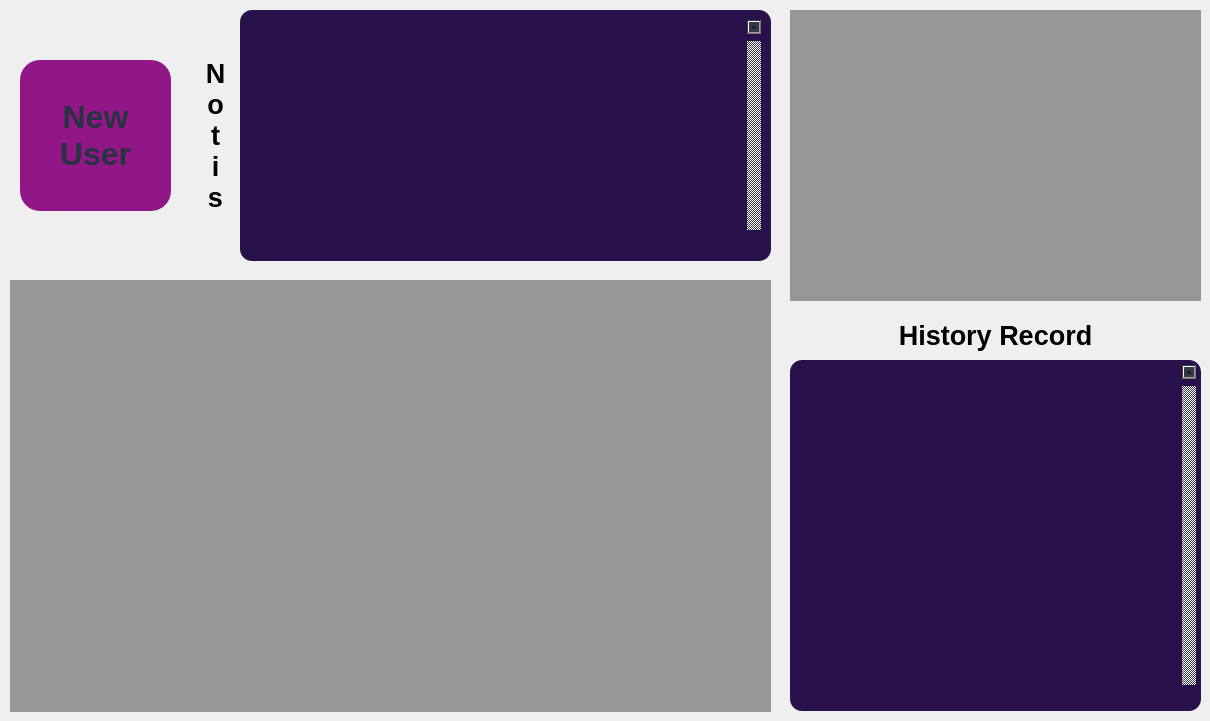
      <widget class="QWidget" name="home_page">
       <widget class="QLabel" name="rgb_frame">
        <property name="enabled">
         <bool>true</bool>
        </property>
        <property name="geometry">
         <rect>
          <x>10</x>
          <y>280</y>
          <width>761</width>
          <height>432</height>
         </rect>
        </property>
        <property name="styleSheet">
         <string notr="true">
background-color: rgb(150, 150, 150);</string>
        </property>
        <property name="text">
         <string/>
        </property>
        <property name="alignment">
         <set>Qt::AlignCenter</set>
        </property>
       </widget>
       <widget class="QLabel" name="thremal_frame">
        <property name="geometry">
         <rect>
          <x>790</x>
          <y>10</y>
          <width>411</width>
          <height>291</height>
         </rect>
        </property>
        <property name="styleSheet">
         <string notr="true">
background-color: rgb(150, 150, 150);</string>
        </property>
        <property name="text">
         <string/>
        </property>
       </widget>
       <widget class="QPushButton" name="register_button">
        <property name="geometry">
         <rect>
          <x>20</x>
          <y>60</y>
          <width>151</width>
          <height>151</height>
         </rect>
        </property>
        <property name="minimumSize">
         <size>
          <width>150</width>
          <height>30</height>
         </size>
        </property>
        <property name="font">
         <font>
          <family>Segoe UI</family>
          <pointsize>24</pointsize>
          <weight>75</weight>
          <bold>true</bold>
         </font>
        </property>
        <property name="styleSheet">
         <string notr="true">QPushButton {
	border-radius: 20px;	
	background-color: #901785;
	color: #293241;
}
QPushButton:hover {
	background-color:#531463;
}
QPushButton:pressed {	
	background-color: #531463;
}</string>
        </property>
        <property name="text">
         <string>New
User</string>
        </property>
        <property name="icon">
         <iconset>
          <normaloff>icons/24x24/cil-user-follow.png</normaloff>icons/24x24/cil-user-follow.png</iconset>
        </property>
        <property name="iconSize">
         <size>
          <width>24</width>
          <height>24</height>
         </size>
        </property>
       </widget>
       <widget class="QTableWidget" name="notifications">
        <property name="geometry">
         <rect>
          <x>240</x>
          <y>10</y>
          <width>531</width>
          <height>251</height>
         </rect>
        </property>
        <property name="sizePolicy">
         <sizepolicy hsizetype="Expanding" vsizetype="Expanding">
          <horstretch>0</horstretch>
          <verstretch>0</verstretch>
         </sizepolicy>
        </property>
        <property name="palette">
         <palette>
          <active>
           <colorrole role="WindowText">
            <brush brushstyle="SolidPattern">
             <color alpha="255">
              <red>255</red>
              <green>255</green>
              <blue>255</blue>
             </color>
            </brush>
           </colorrole>
           <colorrole role="Button">
            <brush brushstyle="SolidPattern">
             <color alpha="255">
              <red>41</red>
              <green>17</green>
              <blue>76</blue>
             </color>
            </brush>
           </colorrole>
           <colorrole role="Text">
            <brush brushstyle="SolidPattern">
             <color alpha="255">
              <red>255</red>
              <green>255</green>
              <blue>255</blue>
             </color>
            </brush>
           </colorrole>
           <colorrole role="ButtonText">
            <brush brushstyle="SolidPattern">
             <color alpha="255">
              <red>255</red>
              <green>255</green>
              <blue>255</blue>
             </color>
            </brush>
           </colorrole>
           <colorrole role="Base">
            <brush brushstyle="SolidPattern">
             <color alpha="255">
              <red>41</red>
              <green>17</green>
              <blue>76</blue>
             </color>
            </brush>
           </colorrole>
           <colorrole role="Window">
            <brush brushstyle="SolidPattern">
             <color alpha="255">
              <red>41</red>
              <green>17</green>
              <blue>76</blue>
             </color>
            </brush>
           </colorrole>
           <!-- <colorrole role="PlaceholderText">
            <brush brushstyle="NoBrush">
             <color alpha="128">
              <red>255</red>
              <green>255</green>
              <blue>255</blue>
             </color>
            </brush>
           </colorrole> -->
          </active>
          <inactive>
           <colorrole role="WindowText">
            <brush brushstyle="SolidPattern">
             <color alpha="255">
              <red>255</red>
              <green>255</green>
              <blue>255</blue>
             </color>
            </brush>
           </colorrole>
           <colorrole role="Button">
            <brush brushstyle="SolidPattern">
             <color alpha="255">
              <red>41</red>
              <green>17</green>
              <blue>76</blue>
             </color>
            </brush>
           </colorrole>
           <colorrole role="Text">
            <brush brushstyle="SolidPattern">
             <color alpha="255">
              <red>255</red>
              <green>255</green>
              <blue>255</blue>
             </color>
            </brush>
           </colorrole>
           <colorrole role="ButtonText">
            <brush brushstyle="SolidPattern">
             <color alpha="255">
              <red>255</red>
              <green>255</green>
              <blue>255</blue>
             </color>
            </brush>
           </colorrole>
           <colorrole role="Base">
            <brush brushstyle="SolidPattern">
             <color alpha="255">
              <red>41</red>
              <green>17</green>
              <blue>76</blue>
             </color>
            </brush>
           </colorrole>
           <colorrole role="Window">
            <brush brushstyle="SolidPattern">
             <color alpha="255">
              <red>41</red>
              <green>17</green>
              <blue>76</blue>
             </color>
            </brush>
           </colorrole>
           <!-- <colorrole role="PlaceholderText">
            <brush brushstyle="NoBrush">
             <color alpha="128">
              <red>255</red>
              <green>255</green>
              <blue>255</blue>
             </color>
            </brush>
           </colorrole> -->
          </inactive>
          <disabled>
           <colorrole role="WindowText">
            <brush brushstyle="SolidPattern">
             <color alpha="255">
              <red>255</red>
              <green>255</green>
              <blue>255</blue>
             </color>
            </brush>
           </colorrole>
           <colorrole role="Button">
            <brush brushstyle="SolidPattern">
             <color alpha="255">
              <red>41</red>
              <green>17</green>
              <blue>76</blue>
             </color>
            </brush>
           </colorrole>
           <colorrole role="Text">
            <brush brushstyle="SolidPattern">
             <color alpha="255">
              <red>255</red>
              <green>255</green>
              <blue>255</blue>
             </color>
            </brush>
           </colorrole>
           <colorrole role="ButtonText">
            <brush brushstyle="SolidPattern">
             <color alpha="255">
              <red>255</red>
              <green>255</green>
              <blue>255</blue>
             </color>
            </brush>
           </colorrole>
           <colorrole role="Base">
            <brush brushstyle="SolidPattern">
             <color alpha="255">
              <red>41</red>
              <green>17</green>
              <blue>76</blue>
             </color>
            </brush>
           </colorrole>
           <colorrole role="Window">
            <brush brushstyle="SolidPattern">
             <color alpha="255">
              <red>41</red>
              <green>17</green>
              <blue>76</blue>
             </color>
            </brush>
           </colorrole>
           <!-- <colorrole role="PlaceholderText">
            <brush brushstyle="NoBrush">
             <color alpha="128">
              <red>255</red>
              <green>255</green>
              <blue>255</blue>
             </color>
            </brush>
           </colorrole> -->
          </disabled>
         </palette>
        </property>
        <property name="styleSheet">
         <string notr="true">QTableWidget {	
	background-color: #29114C;
	padding: 10px;
	border-radius: 12px;
	gridline-color: rgb(255, 255, 255);
	color: rgb(255, 255, 255);
}
QTableWidget::item{
	border-color: rgb(44, 49, 60);
	padding-left: 5px;
	padding-right: 5px;
	gridline-color: rgb(44, 49, 60);
}
QTableWidget::item:selected{
	background-color: rgb(85, 170, 255);
}
QScrollBar:horizontal {
    border: none;
    background: rgb(52, 59, 72);
    height: 14px;
    margin: 0px 18px 0 21px;
	border-radius: 0px;
}
 QScrollBar:vertical {
	border: none;
    background: rgb(52, 59, 72);
    width: 14px;
    margin: 21px 0 21px 0;
	border-radius: 0px;
 }
QHeaderView::section{
	Background-color: rgb(39, 44, 54);
	max-width: 30px;
	border: 1px solid rgb(44, 49, 60);
	border-style: none;
    border-bottom: 1px solid rgb(44, 49, 60);
    border-right: 1px solid rgb(44, 49, 60);
}
QTableWidget::horizontalHeader {	
	background-color: rgb(81, 255, 0);
}
QHeaderView::section:horizontal
{
    border: 1px solid rgb(32, 34, 42);
	background-color: rgb(27, 29, 35);
	padding: 3px;
	border-top-left-radius: 7px;
    border-top-right-radius: 7px;
}
QHeaderView::section:vertical
{
    border: 1px solid rgb(44, 49, 60);
}
</string>
        </property>
        <property name="frameShape">
         <enum>QFrame::NoFrame</enum>
        </property>
        <property name="verticalScrollBarPolicy">
         <enum>Qt::ScrollBarAlwaysOn</enum>
        </property>
        <property name="sizeAdjustPolicy">
         <enum>QAbstractScrollArea::AdjustToContents</enum>
        </property>
        <property name="editTriggers">
         <set>QAbstractItemView::NoEditTriggers</set>
        </property>
        <property name="alternatingRowColors">
         <bool>false</bool>
        </property>
        <property name="selectionMode">
         <enum>QAbstractItemView::NoSelection</enum>
        </property>
        <property name="selectionBehavior">
         <enum>QAbstractItemView::SelectRows</enum>
        </property>
        <property name="showGrid">
         <bool>true</bool>
        </property>
        <property name="gridStyle">
         <enum>Qt::SolidLine</enum>
        </property>
        <property name="sortingEnabled">
         <bool>false</bool>
        </property>
        <property name="columnCount">
         <number>2</number>
        </property>
        <attribute name="horizontalHeaderVisible">
         <bool>false</bool>
        </attribute>
        <attribute name="horizontalHeaderCascadingSectionResizes">
         <bool>true</bool>
        </attribute>
        <attribute name="horizontalHeaderDefaultSectionSize">
         <number>200</number>
        </attribute>
        <attribute name="horizontalHeaderStretchLastSection">
         <bool>true</bool>
        </attribute>
        <attribute name="verticalHeaderVisible">
         <bool>false</bool>
        </attribute>
        <attribute name="verticalHeaderCascadingSectionResizes">
         <bool>false</bool>
        </attribute>
        <attribute name="verticalHeaderHighlightSections">
         <bool>false</bool>
        </attribute>
        <attribute name="verticalHeaderStretchLastSection">
         <bool>false</bool>
        </attribute>
        <column>
         <property name="text">
          <string>Notifications</string>
         </property>
         <property name="font">
          <font>
           <family>Segoe UI</family>
           <pointsize>18</pointsize>
           <weight>75</weight>
           <bold>true</bold>
          </font>
         </property>
         <property name="background">
          <color>
           <red>184</red>
           <green>184</green>
           <blue>184</blue>
          </color>
         </property>
        </column>
        <column>
         <property name="text">
          <string>time</string>
         </property>
        </column>
       </widget>
       <widget class="QLabel" name="label">
        <property name="geometry">
         <rect>
          <x>860</x>
          <y>320</y>
          <width>271</width>
          <height>31</height>
         </rect>
        </property>
        <property name="font">
         <font>
          <pointsize>20</pointsize>
          <weight>75</weight>
          <bold>true</bold>
         </font>
        </property>
        <property name="text">
         <string>History Record</string>
        </property>
        <property name="alignment">
         <set>Qt::AlignCenter</set>
        </property>
       </widget>
       <widget class="QLabel" name="label_2">
        <property name="geometry">
         <rect>
          <x>200</x>
          <y>50</y>
          <width>31</width>
          <height>171</height>
         </rect>
        </property>
        <property name="font">
         <font>
          <pointsize>20</pointsize>
          <weight>75</weight>
          <bold>true</bold>
         </font>
        </property>
        <property name="layoutDirection">
         <enum>Qt::LeftToRight</enum>
        </property>
        <property name="text">
         <string>N
o
t
i
s</string>
        </property>
        <property name="alignment">
         <set>Qt::AlignCenter</set>
        </property>
       </widget>
       <widget class="QTableWidget" name="history_record">
        <property name="geometry">
         <rect>
          <x>790</x>
          <y>360</y>
          <width>411</width>
          <height>351</height>
         </rect>
        </property>
        <property name="sizePolicy">
         <sizepolicy hsizetype="Expanding" vsizetype="Expanding">
          <horstretch>0</horstretch>
          <verstretch>0</verstretch>
         </sizepolicy>
        </property>
        <property name="palette">
         <palette>
          <active>
           <colorrole role="WindowText">
            <brush brushstyle="SolidPattern">
             <color alpha="255">
              <red>255</red>
              <green>255</green>
              <blue>255</blue>
             </color>
            </brush>
           </colorrole>
           <colorrole role="Button">
            <brush brushstyle="SolidPattern">
             <color alpha="255">
              <red>41</red>
              <green>17</green>
              <blue>76</blue>
             </color>
            </brush>
           </colorrole>
           <colorrole role="Text">
            <brush brushstyle="SolidPattern">
             <color alpha="255">
              <red>255</red>
              <green>255</green>
              <blue>255</blue>
             </color>
            </brush>
           </colorrole>
           <colorrole role="ButtonText">
            <brush brushstyle="SolidPattern">
             <color alpha="255">
              <red>255</red>
              <green>255</green>
              <blue>255</blue>
             </color>
            </brush>
           </colorrole>
           <colorrole role="Base">
            <brush brushstyle="SolidPattern">
             <color alpha="255">
              <red>41</red>
              <green>17</green>
              <blue>76</blue>
             </color>
            </brush>
           </colorrole>
           <colorrole role="Window">
            <brush brushstyle="SolidPattern">
             <color alpha="255">
              <red>41</red>
              <green>17</green>
              <blue>76</blue>
             </color>
            </brush>
           </colorrole>
           <!-- <colorrole role="PlaceholderText">
            <brush brushstyle="NoBrush">
             <color alpha="128">
              <red>255</red>
              <green>255</green>
              <blue>255</blue>
             </color>
            </brush>
           </colorrole> -->
          </active>
          <inactive>
           <colorrole role="WindowText">
            <brush brushstyle="SolidPattern">
             <color alpha="255">
              <red>255</red>
              <green>255</green>
              <blue>255</blue>
             </color>
            </brush>
           </colorrole>
           <colorrole role="Button">
            <brush brushstyle="SolidPattern">
             <color alpha="255">
              <red>41</red>
              <green>17</green>
              <blue>76</blue>
             </color>
            </brush>
           </colorrole>
           <colorrole role="Text">
            <brush brushstyle="SolidPattern">
             <color alpha="255">
              <red>255</red>
              <green>255</green>
              <blue>255</blue>
             </color>
            </brush>
           </colorrole>
           <colorrole role="ButtonText">
            <brush brushstyle="SolidPattern">
             <color alpha="255">
              <red>255</red>
              <green>255</green>
              <blue>255</blue>
             </color>
            </brush>
           </colorrole>
           <colorrole role="Base">
            <brush brushstyle="SolidPattern">
             <color alpha="255">
              <red>41</red>
              <green>17</green>
              <blue>76</blue>
             </color>
            </brush>
           </colorrole>
           <colorrole role="Window">
            <brush brushstyle="SolidPattern">
             <color alpha="255">
              <red>41</red>
              <green>17</green>
              <blue>76</blue>
             </color>
            </brush>
           </colorrole>
           <!-- <colorrole role="PlaceholderText">
            <brush brushstyle="NoBrush">
             <color alpha="128">
              <red>255</red>
              <green>255</green>
              <blue>255</blue>
             </color>
            </brush>
           </colorrole> -->
          </inactive>
          <disabled>
           <colorrole role="WindowText">
            <brush brushstyle="SolidPattern">
             <color alpha="255">
              <red>255</red>
              <green>255</green>
              <blue>255</blue>
             </color>
            </brush>
           </colorrole>
           <colorrole role="Button">
            <brush brushstyle="SolidPattern">
             <color alpha="255">
              <red>41</red>
              <green>17</green>
              <blue>76</blue>
             </color>
            </brush>
           </colorrole>
           <colorrole role="Text">
            <brush brushstyle="SolidPattern">
             <color alpha="255">
              <red>255</red>
              <green>255</green>
              <blue>255</blue>
             </color>
            </brush>
           </colorrole>
           <colorrole role="ButtonText">
            <brush brushstyle="SolidPattern">
             <color alpha="255">
              <red>255</red>
              <green>255</green>
              <blue>255</blue>
             </color>
            </brush>
           </colorrole>
           <colorrole role="Base">
            <brush brushstyle="SolidPattern">
             <color alpha="255">
              <red>41</red>
              <green>17</green>
              <blue>76</blue>
             </color>
            </brush>
           </colorrole>
           <colorrole role="Window">
            <brush brushstyle="SolidPattern">
             <color alpha="255">
              <red>41</red>
              <green>17</green>
              <blue>76</blue>
             </color>
            </brush>
           </colorrole>
           <!-- <colorrole role="PlaceholderText">
            <brush brushstyle="NoBrush">
             <color alpha="128">
              <red>255</red>
              <green>255</green>
              <blue>255</blue>
             </color>
            </brush>
           </colorrole> -->
          </disabled>
         </palette>
        </property>
        <property name="styleSheet">
         <string notr="true">QTableWidget {	
	background-color:#29114C;
	padding: 5px;
	border-radius: 12px;
    gridline-color: rgb(255, 255, 255);
    color: rgb(255, 255, 255);
}
QTableWidget::item{
	border: 1px solid  rgb(255, 255, 255);
	gridline-color: rgb(255, 255, 255);
}
QTableWidget::item:selected{
	background-color: rgb(85, 170, 255);
}
QScrollBar:horizontal {
    border: none;
    background: rgb(52, 59, 72);
    height: 14px;
    margin: 0px 21px 0 21px;
	border-radius: 0px;
}
 QScrollBar:vertical {
	border: none;
    background: rgb(52, 59, 72);
    width: 14px;
    margin: 21px 0 21px 0;
	border-radius: 0px;
 }
QHeaderView::section{
	Background-color: rgb(39, 44, 54);
	max-width: 30px;
	border: 1px solid rgb(44, 49, 60);
	border-style: none;
    border: 1px solid rgb(44, 49, 60);
}
QTableWidget::horizontalHeader {	
	background-color: rgb(81, 255, 0);
}
QHeaderView::section:horizontal
{
    border: 1px solid rgb(32, 34, 42);
	background-color: rgb(27, 29, 35);
	border-top-left-radius: 7px;
    border-top-right-radius: 7px;
	padding: 3px;
}
QHeaderView::section:vertical
{
    border: 1px solid rgb(44, 49, 60);
}
</string>
        </property>
        <property name="frameShape">
         <enum>QFrame::NoFrame</enum>
        </property>
        <property name="verticalScrollBarPolicy">
         <enum>Qt::ScrollBarAlwaysOn</enum>
        </property>
        <property name="horizontalScrollBarPolicy">
         <enum>Qt::ScrollBarAlwaysOff</enum>
        </property>
        <property name="sizeAdjustPolicy">
         <enum>QAbstractScrollArea::AdjustToContents</enum>
        </property>
        <property name="autoScroll">
         <bool>true</bool>
        </property>
        <property name="editTriggers">
         <set>QAbstractItemView::NoEditTriggers</set>
        </property>
        <property name="alternatingRowColors">
         <bool>false</bool>
        </property>
        <property name="selectionMode">
         <enum>QAbstractItemView::NoSelection</enum>
        </property>
        <property name="selectionBehavior">
         <enum>QAbstractItemView::SelectRows</enum>
        </property>
        <property name="showGrid">
         <bool>true</bool>
        </property>
        <property name="gridStyle">
         <enum>Qt::SolidLine</enum>
        </property>
        <property name="sortingEnabled">
         <bool>false</bool>
        </property>
        <property name="rowCount">
         <number>0</number>
        </property>
        <property name="columnCount">
         <number>3</number>
        </property>
        <attribute name="horizontalHeaderVisible">
         <bool>false</bool>
        </attribute>
        <attribute name="horizontalHeaderCascadingSectionResizes">
         <bool>true</bool>
        </attribute>
        <attribute name="horizontalHeaderDefaultSectionSize">
         <number>118</number>
        </attribute>
        <attribute name="horizontalHeaderHighlightSections">
         <bool>false</bool>
        </attribute>
        <attribute name="horizontalHeaderStretchLastSection">
         <bool>true</bool>
        </attribute>
        <attribute name="verticalHeaderVisible">
         <bool>false</bool>
        </attribute>
        <attribute name="verticalHeaderCascadingSectionResizes">
         <bool>false</bool>
        </attribute>
        <attribute name="verticalHeaderHighlightSections">
         <bool>false</bool>
        </attribute>
        <attribute name="verticalHeaderStretchLastSection">
         <bool>false</bool>
        </attribute>
        <column>
         <property name="text">
          <string>Time</string>
         </property>
         <property name="font">
          <font>
           <pointsize>14</pointsize>
           <weight>75</weight>
           <bold>true</bold>
          </font>
         </property>
        </column>
        <column>
         <property name="text">
          <string>Name</string>
         </property>
         <property name="font">
          <font>
           <pointsize>14</pointsize>
           <weight>75</weight>
           <bold>true</bold>
          </font>
         </property>
        </column>
        <column>
         <property name="text">
          <string>Temp</string>
         </property>
         <property name="font">
          <font>
           <pointsize>14</pointsize>
           <weight>75</weight>
           <bold>true</bold>
          </font>
         </property>
        </column>
       </widget>
      </widget>
